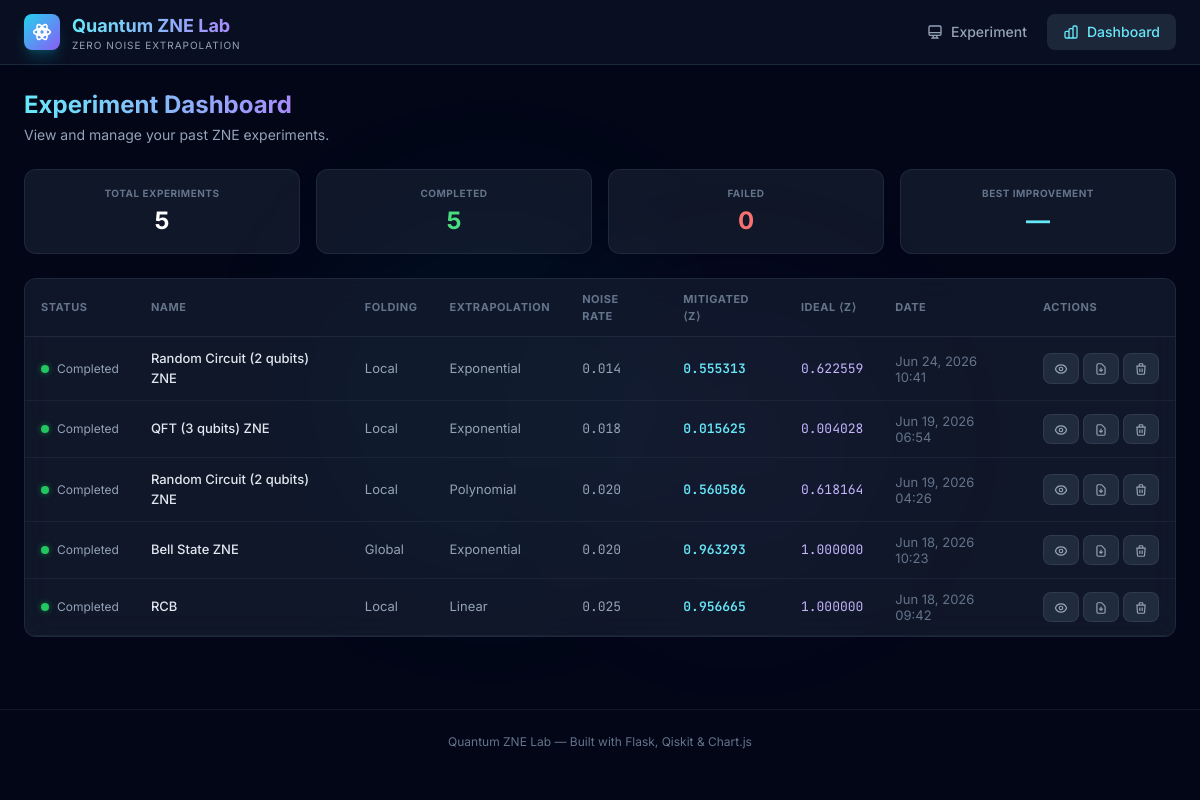
/dashboard, run on the app's committed database.
### models.py (models this page shows, shortened)
class Experiment(db.Model):
    __tablename__ = 'experiments'
    id = db.Column(db.Integer, primary_key=True)
    name = db.Column(db.String(200), nullable=False, default='Untitled Experiment')
    circuit_code = db.Column(db.Text, nullable=False)
    folding_method = db.Column(db.String(50), nullable=False, default='global')
    scale_factors = db.Column(db.Text, nullable=False)          # JSON list
    extrapolation_method = db.Column(db.String(50), nullable=False, default='polynomial')
    poly_degree = db.Column(db.Integer, default=2)
    noise_error_rate = db.Column(db.Float, nullable=False, default=0.02)
    shots = db.Column(db.Integer, nullable=False, default=8192)
    noisy_results = db.Column(db.Text, nullable=True)           # JSON list of expectation values
    mitigated_result = db.Column(db.Float, nullable=True)
    ideal_result = db.Column(db.Float, nullable=True)
    fit_curve_data = db.Column(db.Text, nullable=True)          # JSON for fitted curve points
    status = db.Column(db.String(20), nullable=False, default='pending')  # pending | running | completed | failed
    error_message = db.Column(db.Text, nullable=True)
    created_at = db.Column(db.DateTime, nullable=False, default=lambda: datetime.now(timezone.utc))

### app.py (the view)
    @app.route('/dashboard')
    def dashboard():
        experiments = Experiment.query.order_by(Experiment.created_at.desc()).all()
        return render_template('dashboard.html', experiments=experiments)

### templates/dashboard.html (shortened to what this page needs)
{% extends "base.html" %}
{% block content %}
<div class="max-w-screen-2xl mx-auto px-4 sm:px-6 py-6">
    <div class="mb-6 animate-slide-up">
        <h1 class="text-2xl font-bold text-white mb-1">
            <span class="bg-gradient-to-r from-quantum-300 to-nebula-400 bg-clip-text text-transparent">
            </span>
        </h1>
        <p class="text-dark-400 text-sm">View and manage your past ZNE experiments.</p>
    </div>
    <div class="grid grid-cols-1 sm:grid-cols-4 gap-4 mb-6" style="animation: slideUp 0.5s ease-out 0.1s both;">
        <div class="glass-card p-4 text-center">
            <p class="text-dark-500 text-[10px] font-bold uppercase tracking-wider mb-1">Total Experiments</p>
            <p class="text-2xl font-bold text-white">{{ experiments | length }}</p>
        </div>
        <div class="glass-card p-4 text-center">
            <p class="text-dark-500 text-[10px] font-bold uppercase tracking-wider mb-1">Completed</p>
            <p class="text-2xl font-bold text-green-400">{{ experiments | selectattr('status', 'equalto', 'completed') | list | length }}</p>
        </div>
        <div class="glass-card p-4 text-center">
            <p class="text-dark-500 text-[10px] font-bold uppercase tracking-wider mb-1">Failed</p>
            <p class="text-2xl font-bold text-red-400">{{ experiments | selectattr('status', 'equalto', 'failed') | list | length }}</p>
        </div>
        <div class="glass-card p-4 text-center">
            <p class="text-dark-500 text-[10px] font-bold uppercase tracking-wider mb-1">Best Improvement</p>
            <p class="text-2xl font-bold text-quantum-300" id="best-improvement">—</p>
        </div>
    </div>
    <div class="glass-card overflow-hidden" style="animation: slideUp 0.5s ease-out 0.2s both;">
        {% if experiments %}
        <div class="overflow-x-auto">
            <table class="data-table">
                <thead>
                    <tr>
                        <th>Status</th>
                        <th>Name</th>
                        <th>Folding</th>
                        <th>Extrapolation</th>
                        <th>Noise Rate</th>
                        <th>Mitigated ⟨Z⟩</th>
                        <th>Ideal ⟨Z⟩</th>
                        <th>Date</th>
                        <th>Actions</th>
                    </tr>
                </thead>
                <tbody>
                    {% for exp in experiments %}
                    <tr id="exp-row-{{ exp.id }}">
                        <td>
                            <span class="flex items-center gap-2">
                                <span class="status-dot status-{{ exp.status }}"></span>
                                <span class="text-dark-400 text-xs capitalize">{{ exp.status }}</span>
                            </span>
                        </td>
                        <td class="font-medium text-dark-200">{{ exp.name }}</td>
                        <td class="text-dark-400 capitalize">{{ exp.folding_method }}</td>
                        <td class="text-dark-400 capitalize">{{ exp.extrapolation_method }}</td>
                        <td class="font-mono text-dark-400">{{ "%.3f" | format(exp.noise_error_rate) }}</td>
                        <td>
                            {% if exp.mitigated_result is not none %}
                                <span class="font-mono text-quantum-300 font-semibold">{{ "%.6f" | format(exp.mitigated_result) }}</span>
                            {% else %}
                                <span class="text-dark-500">—</span>
                            {% endif %}
                        </td>
                        <td>
                            {% if exp.ideal_result is not none %}
                                <span class="font-mono text-nebula-300">{{ "%.6f" | format(exp.ideal_result) }}</span>
                            {% else %}
                                <span class="text-dark-500">—</span>
                            {% endif %}
                        </td>
                        <td class="text-dark-500 text-xs">{{ exp.created_at.strftime('%b %d, %Y %H:%M') }}</td>
                        <td>
                            <div class="flex items-center gap-1">
                                {% if exp.status == 'completed' %}
                                <button onclick="viewExperiment({{ exp.id }})" class="btn-secondary text-[11px] px-2.5 py-1.5"
                                        title="View Results">
                                    <svg class="w-3.5 h-3.5 inline" fill="none" stroke="currentColor" viewBox="0 0 24 24" stroke-width="2">
                                        <path d="M15 12a3 3 0 11-6 0 3 3 0 016 0z"/>
                                        <path d="M2.458 12C3.732 7.943 7.523 5 12 5c4.478 0 8.268 2.943 9.542 7-1.274 4.057-5.064 7-9.542 7-4.477 0-8.268-2.943-9.542-7z"/>
                                    </svg>
                                </button>
                                <a href="/api/report/{{ exp.id }}" class="btn-secondary text-[11px] px-2.5 py-1.5"
                                   title="Download PDF">
                                    <svg class="w-3.5 h-3.5 inline" fill="none" stroke="currentColor" viewBox="0 0 24 24" stroke-width="2">
                                        <path d="M12 10v6m0 0l-3-3m3 3l3-3m2 8H7a2 2 0 01-2-2V5a2 2 0 012-2h5.586a1 1 0 01.707.293l5.414 5.414a1 1 0 01.293.707V19a2 2 0 01-2 2z"/>
                                    </svg>
                                </a>
                                {% endif %}
                                <button onclick="deleteExperiment({{ exp.id }})" class="btn-secondary text-[11px] px-2.5 py-1.5 hover:!border-red-500/50 hover:!text-red-400"
                                        title="Delete">
                                    <svg class="w-3.5 h-3.5 inline" fill="none" stroke="currentColor" viewBox="0 0 24 24" stroke-width="2">
                                        <path d="M19 7l-.867 12.142A2 2 0 0116.138 21H7.862a2 2 0 01-1.995-1.858L5 7m5 4v6m4-6v6m1-10V4a1 1 0 00-1-1h-4a1 1 0 00-1 1v3M4 7h16"/>
                                    </svg>
                                </button>
                            </div>
                        </td>
                    </tr>
                    {% endfor %}
                </tbody>
            </table>
        </div>
        {% endif %}
    </div>
</div>
{% endblock %}

### templates/base.html (shortened to what this page needs)
<!DOCTYPE html>
<html lang="en" class="dark">
<head>
    <script src="https://cdn.tailwindcss.com"></script>
    <link rel="stylesheet" href="https://cdnjs.cloudflare.com/ajax/libs/codemirror/5.65.18/codemirror.min.css">
    <link rel="stylesheet" href="https://cdnjs.cloudflare.com/ajax/libs/codemirror/5.65.18/theme/dracula.min.css">
    <link rel="stylesheet" href="{{ url_for('static', filename='css/custom.css') }}">
</head>
<body class="bg-dark-950 text-dark-200 font-sans min-h-screen overflow-x-hidden">
    <div class="fixed inset-0 pointer-events-none overflow-hidden z-0">
        <div class="absolute top-1/4 left-1/4 w-96 h-96 bg-quantum-500/5 rounded-full blur-3xl animate-float"></div>
        <div class="absolute bottom-1/4 right-1/4 w-80 h-80 bg-nebula-500/5 rounded-full blur-3xl animate-float" style="animation-delay: -3s;"></div>
        <div class="absolute top-1/2 left-1/2 w-64 h-64 bg-quantum-400/3 rounded-full blur-3xl animate-pulse-slow"></div>
    </div>
    <nav class="relative z-50 border-b border-dark-700/50 backdrop-blur-xl bg-dark-900/60">
        <div class="max-w-screen-2xl mx-auto px-4 sm:px-6">
            <div class="flex items-center justify-between h-16">
                <a href="/" class="flex items-center gap-3 group" id="nav-logo">
                    <div class="relative">
                        <div class="w-9 h-9 rounded-lg bg-gradient-to-br from-quantum-400 to-nebula-500 flex items-center justify-center shadow-lg shadow-quantum-500/25 group-hover:shadow-quantum-500/50 transition-shadow">
                        </div>
                    </div>
                    <div>
                        <span class="text-lg font-bold bg-gradient-to-r from-quantum-300 to-nebula-400 bg-clip-text text-transparent">
                        </span>
                        <p class="text-[10px] text-dark-400 -mt-0.5 tracking-widest uppercase">Zero Noise Extrapolation</p>
                    </div>
                </a>
                <div class="flex items-center gap-1">
                    <a href="/" id="nav-experiment"
                       class="nav-link px-4 py-2 rounded-lg text-sm font-medium transition-all duration-200
                              {% if request.endpoint == 'index' %}bg-dark-700/50 text-quantum-300{% else %}text-dark-400 hover:text-dark-200 hover:bg-dark-800/50{% endif %}">
                        <span class="flex items-center gap-2">
                            <svg class="w-4 h-4" fill="none" stroke="currentColor" viewBox="0 0 24 24" stroke-width="2">
                                <path d="M9.75 17L9 20l-1 1h8l-1-1-.75-3M3 13h18M5 17h14a2 2 0 002-2V5a2 2 0 00-2-2H5a2 2 0 00-2 2v10a2 2 0 002 2z"/>
                            </svg>
                            Experiment
                        </span>
                    </a>
                    <a href="/dashboard" id="nav-dashboard"
                       class="nav-link px-4 py-2 rounded-lg text-sm font-medium transition-all duration-200
                              {% if request.endpoint == 'dashboard' %}bg-dark-700/50 text-quantum-300{% else %}text-dark-400 hover:text-dark-200 hover:bg-dark-800/50{% endif %}">
                        <span class="flex items-center gap-2">
                            <svg class="w-4 h-4" fill="none" stroke="currentColor" viewBox="0 0 24 24" stroke-width="2">
                                <path d="M9 19v-6a2 2 0 00-2-2H5a2 2 0 00-2 2v6a2 2 0 002 2h2a2 2 0 002-2zm0 0V9a2 2 0 012-2h2a2 2 0 012 2v10m-6 0a2 2 0 002 2h2a2 2 0 002-2m0 0V5a2 2 0 012-2h2a2 2 0 012 2v14a2 2 0 01-2 2h-2a2 2 0 01-2-2z"/>
                            </svg>
                            Dashboard
                        </span>
                    </a>
                </div>
            </div>
        </div>
    </nav>
    <main class="relative z-10">
        {% block content %}{% endblock %}
    </main>
    <footer class="relative z-10 border-t border-dark-700/30 mt-12 py-6">
        <div class="max-w-screen-2xl mx-auto px-6 text-center text-dark-500 text-xs">
            Quantum ZNE Lab — Built with Flask, Qiskit &amp; Chart.js
        </div>
    </footer>
</body>
</html>

### static/css/custom.css (style rules this page uses)
* { scrollbar-width: thin; scrollbar-color: #334155 #0f172a; }
.glass-card { background: rgba(30, 41, 59, 0.5); backdrop-filter: blur(16px); -webkit-backdrop-filter: blur(16px); border: 1px solid rgba(71, 85, 105, 0.3); border-radius: 12px; transition: all 0.3s ease; }
.btn-secondary { background: rgba(51, 65, 85, 0.5); color: #94a3b8; font-weight: 500; padding: 8px 16px; border-radius: 8px; border: 1px solid rgba(71, 85, 105, 0.4); cursor: pointer; transition: all 0.2s ease; }
.animate-slide-up { animation: slideUp 0.5s ease-out forwards; }
.status-dot { width: 8px; height: 8px; border-radius: 50%; display: inline-block; }
.status-completed { background: #22c55e; box-shadow: 0 0 6px rgba(34, 197, 94, 0.5); }
.data-table { width: 100%; border-collapse: separate; border-spacing: 0; }
.data-table thead th { background: rgba(15, 23, 42, 0.6); padding: 12px 16px; text-align: left; font-size: 11px; font-weight: 700; color: #64748b; text-transform: uppercase; letter-spacing: 0.05em; border-bottom: 1px solid rgba(71, 85, 105, 0.3); }
.data-table tbody tr { transition: background 0.2s ease; }
.data-table tbody td { padding: 12px 16px; border-bottom: 1px solid rgba(51, 65, 85, 0.3); font-size: 13px; }

### data on the page
Experiment: status "Completed", name "Random Circuit (2 qubits) ZNE", folding_method "Local", extrapolation_method "Exponential", noise_error_rate "0.014", mitigated_result "0.555313", ideal_result "0.622559", created_at "Jun 24, 2026 10:41"
Experiment: status "Completed", name "QFT (3 qubits) ZNE", folding_method "Local", extrapolation_method "Exponential", noise_error_rate "0.018", mitigated_result "0.015625", ideal_result "0.004028", created_at "Jun 19, 2026 06:54"
Experiment: status "Completed", name "Random Circuit (2 qubits) ZNE", folding_method "Local", extrapolation_method "Polynomial", noise_error_rate "0.020", mitigated_result "0.560586", ideal_result "0.618164", created_at "Jun 19, 2026 04:26"
Experiment: status "Completed", name "Bell State ZNE", folding_method "Global", extrapolation_method "Exponential", noise_error_rate "0.020", mitigated_result "0.963293", ideal_result "1.000000", created_at "Jun 18, 2026 10:23"
Experiment: status "Completed", name "RCB", folding_method "Local", extrapolation_method "Linear", noise_error_rate "0.025", mitigated_result "0.956665", ideal_result "1.000000", created_at "Jun 18, 2026 09:42"

### other printed values
{{ experiments | length }} "5"
